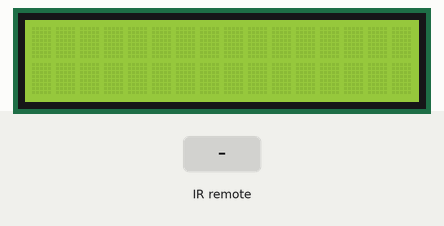
Recording of a sketch running on a simulated Arduino Uno, built with avr-gcc and run on an emulated ATmega328P. Shown: 16×2 character LCD. The test bench sets the inputs (shaded band). What the sketch prints to the serial monitor is not drawn.

Above: at 1.2 s.
1.3 s: infrared code 0x81 received
At 2.4 s:
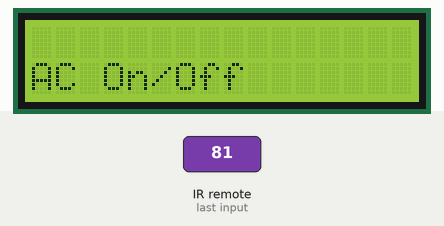
2.8 s: infrared code 0x97 received
At 3.4 s:
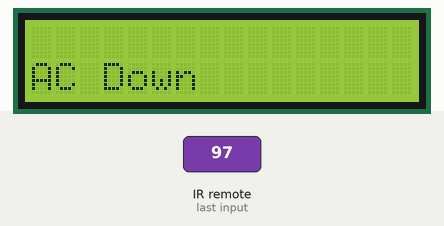
4.3 s: infrared code 0x96 received
At 5.7 s:
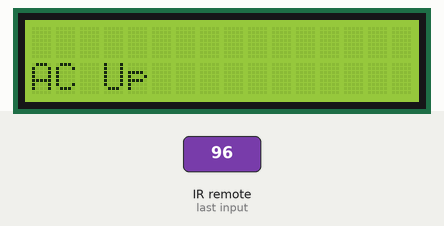
Timing chart, 0 to 7.3 s (numbered marks = the images above; inputs shaded):
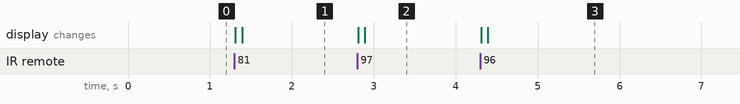

The sketch:

remote-ac-testing.ino
```cpp
#include <Wire.h>
#include <LiquidCrystal_I2C.h>
#include <IRremote.hpp>
#include <DHT.h>

// Konfigurasi untuk IR Receiver dan Transmitter
#define recvPin 2
#define dhtPin 3
#define irLedPin 13
// IRsend IrSender(irLedPin);

unsigned int address;
unsigned long command;

// Konfigurasi untuk LCD I2C
LiquidCrystal_I2C lcd(0x27, 16, 2);  // Alamat I2C mungkin perlu disesuaikan

// Variabel untuk menyimpan mode AC
String modeAC = "OFF";

void setup() {
  Serial.begin(9600);
  IrReceiver.begin(recvPin, false);  // Mulai IR Receiver
  IrSender.begin(irLedPin);

  // Inisialisasi LCD I2C
  lcd.init();
  lcd.backlight();
}
uint8_t sRepeats = 0;
void loop() {
  // Penerimaan kode IR dari remote asli
  if (IrReceiver.decode()) {

    // Tampilkan di Serial Monitor
    address = (uint16_t)IrReceiver.decodedIRData.address;
    command = (uint8_t)IrReceiver.decodedIRData.command;


    // Menampilkan informasi
    Serial.print("Address: 0x");
    Serial.println(address);
    Serial.print("Command: 0x");
    Serial.println(command);


    // Tampilkan pada LCD
    lcd.clear();
    lcd.setCursor(0, 0);
    lcd.print("Kode IR:");


    switch (command) {
      case 129:
        Serial.println("Menggunakan fungsi on");
        IrSender.sendNEC(address, command, sRepeats);
        lcd.clear();
        lcd.setCursor(0, 1);
        lcd.print("AC On/Off");

        // Tambahkan aksi yang sesuai untuk command 0x01
        break;
      case 151:
        Serial.println("Menggunakan fungsi Turunkan Suhu");
        IrSender.sendNEC(address, command, sRepeats);
        lcd.clear();
        lcd.setCursor(0, 1);
        lcd.print("AC Down");
        // Tambahkan aksi yang sesuai untuk command 0x02
        break;
      case 150:
        Serial.println("Menggunakan fungsi Naikkan Suhu");
        IrSender.sendNEC(address, command, sRepeats);
        lcd.clear();
        lcd.setCursor(0, 1);
        lcd.print("AC Up");
        // Tambahkan aksi yang sesuai untuk command 0x03
        break;
      default:
        Serial.println("Command tidak dikenali");
        // Aksi default jika command tidak cocok dengan case mana pun
        break;
    }

    IrReceiver.resume();  // Siap menerima sinyal berikutnya
    delay(1000);          // Tunggu sebentar untuk melihat kode
  }

  // Pengiriman kode IR dan pengubahan mode AC
  // if (Serial.available() > 0) {
  //   IrReceiver.compensateAndPrintIRResultAsPronto(&Serial);
  //   String input = Serial.readStringUntil('\n'); // Baca input dari Serial Monitor
  //   input.trim(); // Hilangkan spasi tambahan

  //   // Percabangan untuk mode AC
  //   if (input.equalsIgnoreCase("COOL")) {
  //     modeAC = "COOL";
  //     // Kirim kode IR yang sesuai untuk mode COOL
  //     irsend.sendNEC(0x20DF10EF, 32); // Contoh kode IR, sesuaikan dengan AC Anda
  //   } else if (input.equalsIgnoreCase("HEAT")) {
  //     modeAC = "HEAT";
  //     // Kirim kode IR yang sesuai untuk mode HEAT
  //     irsend.sendNEC(0x20DF906F, 32); // Contoh kode IR, sesuaikan dengan AC Anda
  //   } else if (input.equalsIgnoreCase("FAN")) {
  //     modeAC = "FAN";
  //     // Kirim kode IR yang sesuai untuk mode FAN
  //     irsend.sendNEC(0x20DF40BF, 32); // Contoh kode IR, sesuaikan dengan AC Anda
  //   } else if (input.equalsIgnoreCase("OFF")) {
  //     modeAC = "OFF";
  //     // Kirim kode IR yang sesuai untuk mode OFF
  //     irsend.sendNEC(0x20DF8C7F, 32); // Contoh kode IR, sesuaikan dengan AC Anda
  //   } else {
  //     // Jika input adalah kode IR dalam format HEX
  //     unsigned long irCode = strtoul(input.c_str(), NULL, 16); // Ubah kode menjadi nilai heksadesimal
  //     irsend.sendNEC(irCode, 32); // Sesuaikan dengan protokol IR yang digunakan
  //   }

  //   // Tampilkan mode pada LCD
  //   lcd.clear();
  //   lcd.setCursor(0, 0);
  //   lcd.print("Mode: ");
  //   lcd.print(modeAC);

  //   // Tampilkan input pada Serial Monitor
  //   Serial.print("Input yang diterima: ");
  //   Serial.println(input);
  // }
}
```

Measured:
- after the input at 1.3 s, the display: first changes at once (image 1 shows a later state)
- after the input at 2.8 s, the display: first changes at once (image 2 shows a later state)
- after the input at 4.3 s, the display: first changes at once (image 3 shows a later state)
